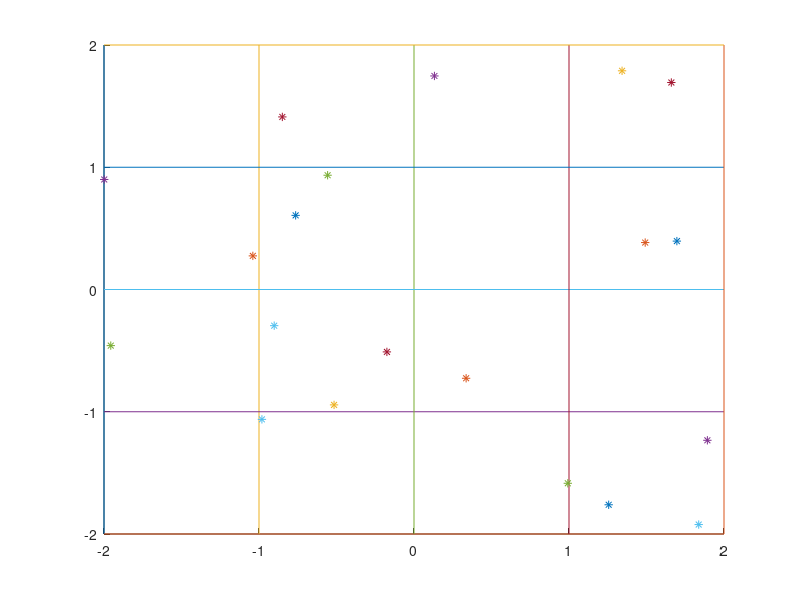

Write MATLAB code to recreate this figure.
clc; clear all; close all
n_particles = 20;
box_size = 4.0;
nside = 4;

x = linspace(-box_size/2,box_size/2,nside+1);
hold on
for k=1:numel(x)
    plot([x(k) x(k)], [x(1) x(end)])
    plot([x(1) x(end)],[x(k) x(k)])
end

number_of_boxes = nside^2;
for i=1:n_particles
    z_x(i) = box_size*rand-box_size/2.0;
    z_y(i) = box_size*rand-box_size/2.0;
end

for k=1:n_particles
    plot(z_x(k),z_y(k),'*');
end

nparticles_in_box = zeros(number_of_boxes,1);

for j = 1:n_particles
    box_x = floor(nside*(z_x(j)+box_size/2.0)/box_size);
    box_y = floor(nside*(z_y(j)+box_size/2.0)/box_size);
    if(box_x < 0) box_x = 0; end
    if(box_x >= nside) box_x = nside-1; end
    if(box_y < 0) box_y = 0; end
    if(box_y >= nside) box_y = nside-1; end
    in_box(j) =  box_y*nside + box_x;
    nparticles_in_box(in_box(j)+1) = nparticles_in_box(in_box(j)+1) +1;
end
nparticles_in_box = reshape(nparticles_in_box,nside,nside);
nparticles_in_box = rot90(nparticles_in_box)